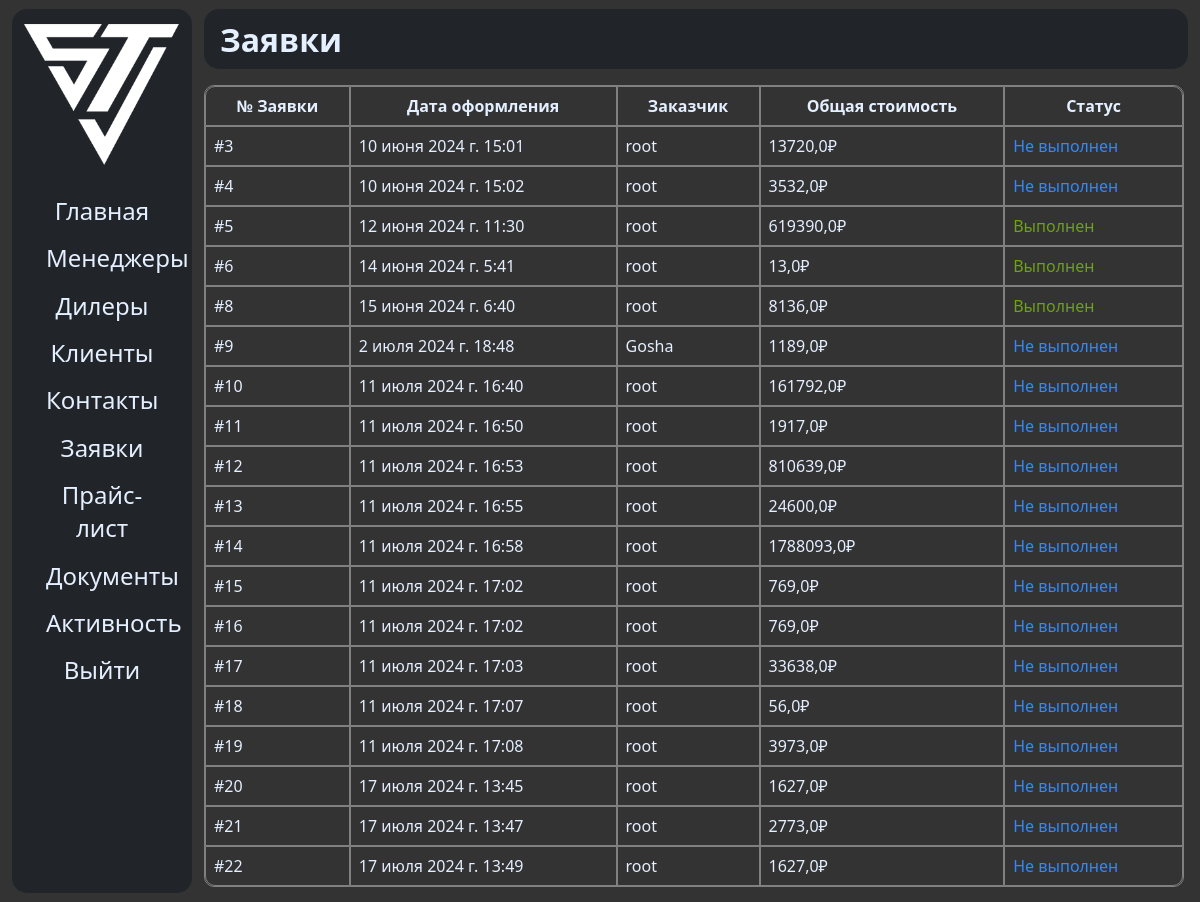
The app's page /orders (signed in) with its own data.
### sinotruk/models.py (models this page shows, shortened)
class Order(models.Model):
	user = models.ForeignKey(CustomUser, on_delete=models.CASCADE, verbose_name='Заказчик', related_name='orderer')
	date = models.DateTimeField(auto_now_add=True, null=True, blank=True)
	complete = models.BooleanField(default=False)

class CustomUser(AbstractBaseUser):
	username = models.CharField(verbose_name='Имя пользователя', max_length=150, null=False, default=None, unique=True)
	email = models.EmailField(unique=True, null=True, default=None, blank=True)
	is_staff = models.BooleanField(default=False)
	is_superuser = models.BooleanField(default=False)
	is_active = models.BooleanField(default=True)
	name = models.CharField(verbose_name='Имя', max_length=150, null=True, default=None, blank=True)
	surname = models.CharField(verbose_name='Фамилия', max_length=150, null=True, default=None, blank=True)
	clear_password = models.CharField(max_length=255, null=True, default=None, verbose_name='Пароль')
	role = models.CharField(verbose_name='Роль', max_length=150, null=True, default='CLIENT', choices=ROLES_CHOICES)
	sub_role = models.CharField(verbose_name='Задача', max_length=100, null=True, default=None, blank=True)
	dealer_name = models.CharField(verbose_name='Фирма', max_length=255, null=True, default=None, blank=True)
	receive_emails = models.BooleanField(default=False, verbose_name='Разрешение на принятие заявок')
	objects = CustomUserManager()
	USERNAME_FIELD = 'username'
	class Meta:
		db_table = 'auth_user'
		verbose_name = 'Пользователь'
		verbose_name_plural = 'Пользователи'

### sinotruk/views.py (the view)
# urls.py: path('orders', main_orders),
def main_orders(request):
	if request.user.is_authenticated:
		class OrderView:
			def __init__(self, order):
				self.order = order
				self.total_price = sum([
					(x.product.price * x.count) for x in OrderItem.objects.filter(order=order)
				])
		orders = [OrderView(x) for x in Order.objects.all()]
		return render(request, 'main/orders.html', {
			'orders': orders
		})
	else:
		HttpResponseRedirect('/login')

### templates/main/orders.html (shortened to what this page needs)
{% extends 'main/base.html' %}
{% load static %}
{% block navbar %}
    <h1>Заявки</h1>
{% endblock %}
{% block content %}
    <div class="orders_block">
        <table class="my_table">
            <thead>
                <tr>
                    <th>№ Заявки</th>
                    <th>Дата оформления</th>
                    <th>Заказчик</th>
                    <th>Общая стоимость</th>
                    <th>Статус</th>
                </tr>
            </thead>
            <tbody>
                {% for ord in orders %}
                    <tr class="order-tr" onclick="window.location.href='orders/{{ ord.order.id }}'">
                        <td>#{{ ord.order.id }}</td>
                        <td>{{ ord.order.date }}</td>
                        <td>{{ ord.order.user.username }}</td>
                        <td>{{ ord.total_price }}₽</td>
                        <td>
                            {% if ord.order.complete %}
                                <span class="completed">
                                    Выполнен
                                </span>
                            {% else %}
                                <span class="not_completed">
                                    Не выполнен
                                </span>
                            {% endif %}
                        </td>
                    </tr>
                {% endfor %}
            </tbody>
        </table>
    </div>
{% endblock %}

### templates/main/base.html (shortened to what this page needs)
<!doctype html>
{% load static %}
<html lang="ru">
<head>
	<link rel="stylesheet" href="{% static 'css/base.css' %}">
</head>
<body>
    <div class="container">
        <aside>
            <div id="logo-container">
                <img src="{% static 'imgs/logo.png' %}" alt="">
            </div>
            <ul>
                <li><a href="/"><button>Главная</button></a></li>
                {% if request.user.role == 'ADMIN' or request.user.role == 'SUPERMANAGER' %}
                    <li><a href="/managers"><button>Менеджеры</button></a></li>
                    <li><a href="/dealers"><button>Дилеры</button></a></li>
                    <li><a href="/clients"><button>Клиенты</button></a></li>
                {% endif %}
                <li><a href="/contacts"><button>Контакты</button></a></li>
                {% if request.user.role == 'MANAGER' or request.user.role == 'SUPERMANAGER' or request.user.role == 'ADMIN' %}
                    <li><a href="/orders"><button>Заявки</button></a></li>
                {% endif %}
                <li><a href="/pricelist"><button>Прайс-лист</button></a></li>
                {% if request.user.role != 'CLIENT' %}
                    <li><a href="/files"><button>Документы</button></a></li>
                {% endif %}
                {% if request.user.role == 'ADMIN' or request.user.role == 'SUPERMANAGER'  %}
                    <li><a href="/activity"><button>Активность</button></a></li>
                {% endif %}
                <li><a href="/logout"><button>Выйти</button></a></li>
            </ul>
        </aside>
        <main>
            <div class="navbar">
                {% block navbar %}
                {% endblock %}
            </div>
            <div class="content">
                {% block content %}
                {% endblock %}
            </div>
        </main>
    </div>
</body>
</html>

### static/css/base.css (style rules this page uses)
:root { --bs-font-sans-serif: system-ui, -apple-system, "Segoe UI", Roboto, "Helvetica Neue", Arial, "Noto Sans", "Liberation Sans", sans-serif, "Apple Color Emoji", "Segoe UI Emoji", "Segoe UI Symbol", "Noto Color Emoji"; }
* { font-family: var(--bs-font-sans-serif); color: #e4efff; }
html, body { margin: 0; padding: 0; background-color: #333333; }
a { text-decoration: none; }
.container { display: grid; grid-template-columns: 17vw 83vw; margin: 0; padding: 0; height: 100vh; width: 100vw; background-color: #333333; }
aside { height: 98vh; margin: 0; padding: 0; margin-top: 1vh; margin-left: 1vw; width: 15vw; text-align: center; border-radius: 15px; background-color: #212529; }
main { width: 83vw; height: 100vh; max-height: 100vh; background-color: #333333; }
#logo-container { width: 100%; height: 13vw; margin-top: 0.5rem; display: flex; align-items: center; justify-content: center; }
#logo-container > img { width: 13vw; height: 13vw; }
ul { list-style-type: none; margin: 0; margin-top: 1rem; padding: 0; display: flex; flex-direction: column; align-items: center; font-size: 24px; width: 100%; }
li { width: 100%; }
li > a > button { width: 80%; background-color: inherit; cursor: pointer; font-size: 24px; border: none; outline: none; margin-bottom: 0.3rem; transition: all 0.3s ease-in-out; border-radius: 10px; padding: 0.3rem 1rem; }
.navbar { width: 82vw; height: 60px; margin-top: 1vh; display: flex; align-items: center; background-color: #212529; border-radius: 15px; }
.navbar > h1 { margin-left: 1rem; }
.content { height: calc(99vh - 60px - 2rem); max-height: calc(99vh - 60px - 2rem); padding: 1rem 0; width: calc(83vw - 1rem); overflow-y: scroll; }
table, tbody { width: 100%; margin: 0; padding: 0; }
table, thead, tbody, tr, th, td { border: 1px solid gray; }
th, td { padding: 0.5rem; }
.my_table { border-collapse: separate; border-spacing: 0; border: 1px solid gray; border-radius: 10px; -moz-border-radius: 10px; -webkit-border-radius: 10px; }
.my_table tr:first-of-type th:first-of-type { border-top-left-radius: 10px; }
.my_table tr:first-of-type th:last-of-type { border-top-right-radius: 10px; }
.my_table tr:last-of-type td:first-of-type { border-bottom-left-radius: 10px; }
.my_table tr:last-of-type td:last-of-type { border-bottom-right-radius: 10px; }
.order-tr { cursor: pointer; }
.not_completed { color: #2f89ff; }
.completed { color: #6da119; }

### records on screen
Order: order.id "3", order "10 июня 2024 г. 15:01", order.user.username "root"
Order: order.id "4", order "10 июня 2024 г. 15:02", order.user.username "root"
Order: order.id "5", order "12 июня 2024 г. 11:30", order.user.username "root"
Order: order.id "6", order "14 июня 2024 г. 5:41", order.user.username "root"
Order: order.id "8", order "15 июня 2024 г. 6:40", order.user.username "root"
Order: order.id "9", order "2 июля 2024 г. 18:48", order.user.username "Gosha"
Order: order.id "10", order "11 июля 2024 г. 16:40", order.user.username "root"
Order: order.id "11", order "11 июля 2024 г. 16:50", order.user.username "root"
Order: order.id "12", order "11 июля 2024 г. 16:53", order.user.username "root"
Order: order.id "13", order "11 июля 2024 г. 16:55", order.user.username "root"
Order: order.id "14", order "11 июля 2024 г. 16:58", order.user.username "root"
Order: order.id "15", order "11 июля 2024 г. 17:02", order.user.username "root"
Order: order.id "16", order "11 июля 2024 г. 17:02", order.user.username "root"
Order: order.id "17", order "11 июля 2024 г. 17:03", order.user.username "root"
Order: order.id "18", order "11 июля 2024 г. 17:07", order.user.username "root"
Order: order.id "19", order "11 июля 2024 г. 17:08", order.user.username "root"
Order: order.id "20", order "17 июля 2024 г. 13:45", order.user.username "root"
Order: order.id "21", order "17 июля 2024 г. 13:47", order.user.username "root"
Order: order.id "22", order "17 июля 2024 г. 13:49", order.user.username "root"

### other values on screen
{{ ord.total_price }} "13720,0" "3532,0" "619390,0" "13,0" "8136,0" "1189,0" "161792,0" "1917,0" "810639,0" "24600,0" "1788093,0" "769,0" "769,0" "33638,0" "56,0" "3973,0" "1627,0" "2773,0" "1627,0"
